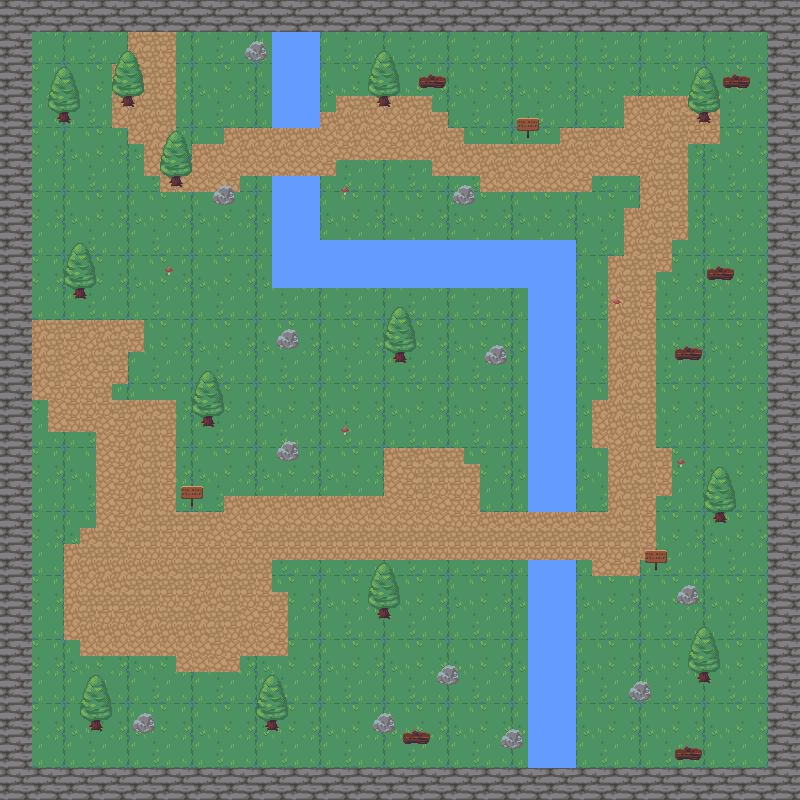

A level layout from a 2D game, rendered from its tile map. Below: a short description, then the map file with tile-grid data replaced by summaries:
An orthogonal 50x50 tile map with 16x16 px tiles, 5 tile layers (background, walls, water, path, ...) and 44 objects (13x tree, 12x rocks, 6x wood, 5x water, 4x wall, ...).

<map version="1.9" tiledversion="1.9.0" orientation="orthogonal" renderorder="right-down" width="50" height="50" tilewidth="16" tileheight="16" infinite="0" nextlayerid="7" nextobjectid="66">
 <tileset firstgid="1" source="nature.tsx" />
 <layer id="1" name="background" width="50" height="50">
  <data>[2500 cells, 2500 non-empty, 16 distinct tile ids]</data>
 </layer>
 <layer id="2" name="walls" width="50" height="50">
  <data>[2500 cells, 384 non-empty, 4 distinct tile ids]</data>
 </layer>
 <layer id="3" name="water" width="50" height="50">
  <data>[2500 cells, 186 non-empty, 4 distinct tile ids]</data>
 </layer>
 <layer id="4" name="path" width="50" height="50">
  <data>[2500 cells, 522 non-empty, 4 distinct tile ids]</data>
 </layer>
 <layer id="6" name="decorations" width="50" height="50">
  <data>[2500 cells, 198 non-empty, 22 distinct tile ids]</data>
 </layer>
 <objectgroup id="5" name="objects">
  <object id="1" name="player" x="150" y="615">
   <properties>
    <property name="Type" value="test" />
   </properties>
   <point />
  </object>
  <object id="6" name="wall" x="-6" y="-6" width="807" height="39">
   <properties>
    <property name="Type" value="collision" />
   </properties>
  </object>
  <object id="7" name="wall" x="-4" y="-1" width="37" height="801">
   <properties>
    <property name="Type" value="collision" />
   </properties>
  </object>
  <object id="8" name="wall" x="30" y="768" width="772" height="33">
   <properties>
    <property name="Type" value="collision" />
   </properties>
  </object>
  <object id="9" name="wall" x="766" y="28" width="35" height="749">
   <properties>
    <property name="Type" value="collision" />
   </properties>
  </object>
  <object id="10" name="water" x="271.5" y="33" width="47.5" height="95">
   <properties>
    <property name="Type" value="collision" />
   </properties>
  </object>
  <object id="11" name="water" x="272" y="175.5" width="47" height="113">
   <properties>
    <property name="Type" value="collision" />
   </properties>
  </object>
  <object id="12" name="water" x="318" y="239.5" width="257.5" height="49.5">
   <properties>
    <property name="Type" value="collision" />
   </properties>
  </object>
  <object id="13" name="water" x="527" y="287.5" width="49.5" height="223.5">
   <properties>
    <property name="Type" value="collision" />
   </properties>
  </object>
  <object id="14" name="water" x="528" y="559.5" width="48.5" height="209">
   <properties>
    <property name="Type" value="collision" />
   </properties>
  </object>
  <object id="25" name="tree" x="122.25" y="95.5" width="11.5" height="11.75">
   <properties>
    <property name="Type" value="collision" />
   </properties>
  </object>
  <object id="27" name="tree" x="58.75" y="111.875" width="11.5" height="11.75">
   <properties>
    <property name="Type" value="collision" />
   </properties>
  </object>
  <object id="28" name="tree" x="170.5" y="175.375" width="11.5" height="11.75">
   <properties>
    <property name="Type" value="collision" />
   </properties>
  </object>
  <object id="30" name="tree" x="74" y="289.875" width="11.5" height="11.75">
   <properties>
    <property name="Type" value="collision" />
   </properties>
  </object>
  <object id="31" name="tree" x="202.25" y="415.792" width="11.5" height="11.75">
   <properties>
    <property name="Type" value="collision" />
   </properties>
  </object>
  <object id="32" name="tree" x="89.5833" y="720.125" width="11.5" height="11.75">
   <properties>
    <property name="Type" value="collision" />
   </properties>
  </object>
  <object id="33" name="tree" x="266.25" y="719.458" width="11.5" height="11.75">
   <properties>
    <property name="Type" value="collision" />
   </properties>
  </object>
  <object id="34" name="tree" x="377.583" y="607.458" width="11.5" height="11.75">
   <properties>
    <property name="Type" value="collision" />
   </properties>
  </object>
  <object id="35" name="tree" x="698.917" y="672.458" width="11.5" height="11.75">
   <properties>
    <property name="Type" value="collision" />
   </properties>
  </object>
  <object id="36" name="tree" x="714.25" y="512.792" width="11.5" height="11.75">
   <properties>
    <property name="Type" value="collision" />
   </properties>
  </object>
  <object id="37" name="tree" x="697.917" y="113.458" width="11.5" height="11.75">
   <properties>
    <property name="Type" value="collision" />
   </properties>
  </object>
  <object id="38" name="tree" x="377.917" y="95.7917" width="11.5" height="11.75">
   <properties>
    <property name="Type" value="collision" />
   </properties>
  </object>
  <object id="39" name="tree" x="394.25" y="352.125" width="11.5" height="11.75">
   <properties>
    <property name="Type" value="collision" />
   </properties>
  </object>
  <object id="42" name="rocks" x="246" y="41" width="19.5" height="20.5">
   <properties>
    <property name="Type" value="collision" />
   </properties>
  </object>
  <object id="43" name="rocks" x="214.25" y="186.75" width="19.5" height="20.5">
   <properties>
    <property name="Type" value="collision" />
   </properties>
  </object>
  <object id="44" name="rocks" x="279.25" y="330.75" width="19.5" height="20.5">
   <properties>
    <property name="Type" value="collision" />
   </properties>
  </object>
  <object id="45" name="rocks" x="279.25" y="441.75" width="19.5" height="20.5">
   <properties>
    <property name="Type" value="collision" />
   </properties>
  </object>
  <object id="46" name="rocks" x="454.25" y="186.25" width="19.5" height="20.5">
   <properties>
    <property name="Type" value="collision" />
   </properties>
  </object>
  <object id="47" name="rocks" x="487.25" y="345.25" width="19.5" height="20.5">
   <properties>
    <property name="Type" value="collision" />
   </properties>
  </object>
  <object id="48" name="rocks" x="678.25" y="584.75" width="19.5" height="20.5">
   <properties>
    <property name="Type" value="collision" />
   </properties>
  </object>
  <object id="49" name="rocks" x="630.75" y="682.75" width="19.5" height="20.5">
   <properties>
    <property name="Type" value="collision" />
   </properties>
  </object>
  <object id="50" name="rocks" x="502.25" y="730.25" width="19.5" height="20.5">
   <properties>
    <property name="Type" value="collision" />
   </properties>
  </object>
  <object id="51" name="rocks" x="438.25" y="666.25" width="19.5" height="20.5">
   <properties>
    <property name="Type" value="collision" />
   </properties>
  </object>
  <object id="52" name="rocks" x="373.75" y="714.25" width="19.5" height="20.5">
   <properties>
    <property name="Type" value="collision" />
   </properties>
  </object>
  <object id="53" name="rocks" x="135.75" y="714.75" width="19.5" height="20.5">
   <properties>
    <property name="Type" value="collision" />
   </properties>
  </object>
  <object id="54" name="wood" x="403" y="731" width="26" height="12.5">
   <properties>
    <property name="Type" value="collision" />
   </properties>
  </object>
  <object id="55" name="wood" x="675" y="746.75" width="26" height="12.5">
   <properties>
    <property name="Type" value="collision" />
   </properties>
  </object>
  <object id="56" name="wood" x="674.5" y="347.75" width="26" height="12.5">
   <properties>
    <property name="Type" value="collision" />
   </properties>
  </object>
  <object id="57" name="wood" x="707.5" y="267.75" width="26" height="12.5">
   <properties>
    <property name="Type" value="collision" />
   </properties>
  </object>
  <object id="58" name="wood" x="722.5" y="74.75" width="26" height="12.5">
   <properties>
    <property name="Type" value="collision" />
   </properties>
  </object>
  <object id="60" name="wood" x="418.5" y="77.25" width="26" height="12.5">
   <properties>
    <property name="Type" value="collision" />
   </properties>
  </object>
  </objectgroup>
</map>
<!-- 3 of 44 objects omitted -->
